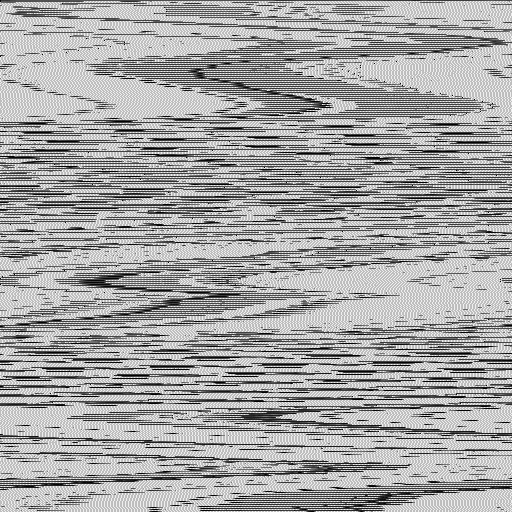
#> input picture source_code/peppers.pgm, 512 x 512 px, found by its file name
$ python test.py
#> lines starting #> are read from the running program, lines starting #| are printed output that depends on the picture; long printed decimals are rounded
from PIL import Image  # Import Image from Pillow mudule
import numpy as np  # Import Numpy
import time
import pdb
import matplotlib.pyplot as plt

test_image = 'Assets/Sample/peppers.pgm'


def save_img(img, name='test'):
    fig = plt.figure()
    plt.imshow(img)
    fig.savefig(f'{name}.png', dpi=300)


# [49 lines left out: function make_summary_figure, not called in this run]


def original_generate_location_map(img, msb):
    """RRBE Schema: Process Image to reserve room for data hiding"""
    h, w = img.shape

    # Generate template
    template = ((1 << msb) - 1) << (8 - msb)

    # Create location map
    lm = np.zeros_like(img, dtype='uint8')

    # Image processing
    for i in range(h):
        for j in range(w):
            if i == 0 and j == 0:
                # Mark the first pixel in the location map: "1"
                lm[i, j] = 1
                mark = img[i, j]
                continue
            # MSB doesn't match
            if img[i, j] & template != mark & template:
                # Mark the pixels in the location map: "1"
                lm[i, j] = 1
                mark = img[i, j]

    # Return location map
    return lm


def new_generate_location_map(img, msb):
    """RRBE Schema: Process Image to reserve room for data hiding"""
    h, w = img.shape

    # Create a 8-bit template of MSB 1s followed by MSB 0s
    mask = np.resize(np.array([((1 << msb) - 1) << (8 - msb)]), (h,))
    past_data = np.zeros_like(mask)

    # Create location map
    lm = np.zeros_like(img, dtype='uint8')

    # Set initial condition
    lm[:, 0] = 1
    past_data = img[:, 0]

    # Image processing
    for i in range(1, w):
        msb_changed = (img[:, i] & mask != past_data & mask)
        past_data = np.where(msb_changed, img[:, i], past_data)
        lm[msb_changed, i] = 1

    return lm


def generate_best_location_map(
        img: np.ndarray,
        msb: np.ndarray = np.array([2, 3, 4, 5, 6, 7])
):
    h, w = img.shape
    msbs = msb.shape[0]

    # Expand image to account for multiple location maps
    e_img = np.expand_dims(img, axis=0)

    # Create a 8-bit template of MSB 1s followed by MSB 0s
    scalar_mask = ((1 << msb) - 1) << (8 - msb)
    mask = np.resize(scalar_mask, (h, msbs)).T
    past_data = np.zeros_like(mask)

    # Create location map
    lms = np.zeros((msbs, h, w), dtype='uint8')

    # Set initial condition
    lms[..., 0] = 1
    past_data[..., :] = e_img[..., 0]

    # Image processing
    for i in range(1, w):
        msb_changed = (e_img[..., i] & mask != past_data & mask)
        past_data = np.where(msb_changed, e_img[..., i], past_data)
        lms[msb_changed, i] = 1

    return lms


def calculate_bpp(lm, msb):
    # Determining the size of the location map
    h, w = lm.shape

    # Calculating the bbp
    bpp = (msb / (h * w)) * np.sum(lm == 0)  # Calculate the Payload
    return bpp


def get_best_lm(lms, msb):
    _, h, w = lms.shape

    # Calculate the bpp for all and select the best
    bpps = (msb / (h * w)) * np.sum(lms == 0, axis=(1, 2))

    max_msb_index = np.argmax(bpps)

    max_bpp = bpps[max_msb_index]
    max_msb = msb[max_msb_index]
    max_lm = lms[max_msb_index]

    return max_msb, max_lm, max_bpp


if __name__ == '__main__':

    # Loading image
    img = np.array(Image.open(test_image))
#> img is the input picture: shape (512, 512); min 0, max 239, mean 165.6

    # Trim the image to ease debugging
    # img = img[:5, :5]

    total_o_ms_diff = 0
    total_n_ms_diff = 0

    # For all possible values of msb
    # """
    for msb in [2, 3, 4, 5, 6, 7]:
        # Generate location maps
        tic = time.time()
        original_lm = original_generate_location_map(img, msb)
        toc = time.time()
        original_ms_diff = (toc - tic) * 1000
        total_o_ms_diff += original_ms_diff

        tic = time.time()
        new_lm = new_generate_location_map(img, msb)
        toc = time.time()
        new_ms_diff = (toc - tic) * 1000
        total_n_ms_diff += new_ms_diff

        save_img(original_lm, f'original_{msb}.png')
        save_img(new_lm, f'new_{msb}.png')

        # Calculate the bpp for both location maps
        original_bpp = calculate_bpp(original_lm, msb)
        new_bpp = calculate_bpp(new_lm, msb)

        # Reports the results
        print(f'msb={msb}')
        print(f'\tOriginal: bpp={original_bpp:.5f} time={original_ms_diff:.5f}')
        print(f'\t     New: bpp={new_bpp:.5f} time={new_ms_diff:.5f}')
#> this loop made 6 passes
#> (original_bpp, new_bpp) on passes 1 to 6: (0.947, 0.945), (1.36, 1.35), (1.67, 1.67), (1.84, 1.83), (1.88, 1.87), (0.291, 0.291)
#| 	Original: bpp=0.9467 time=1023.129
#| 	     New: bpp=0.945 time=18.769
#| 	Original: bpp=1.356 time=967.410
#| 	     New: bpp=1.353 time=18.247
#| 	Original: bpp=1.671 time=1236.515
#| 	     New: bpp=1.668 time=21.113
#| 	Original: bpp=1.838 time=1680.488
#| 	     New: bpp=1.834 time=22.294
#| 	Original: bpp=1.876 time=1034.331
#| 	     New: bpp=1.872 time=10.674
#> (further printed lines are left out)
#> pass 1, `original_lm = original_generate_location_map(img, msb)`:
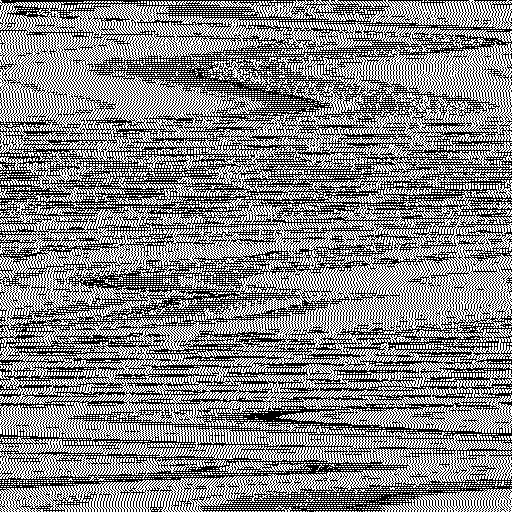
#> original_lm: shape (512, 512); values 0 (black) and 1 (white), 52.7% white; black in thin lines or dots
#> pass 1, `new_lm = new_generate_location_map(img, msb)`:
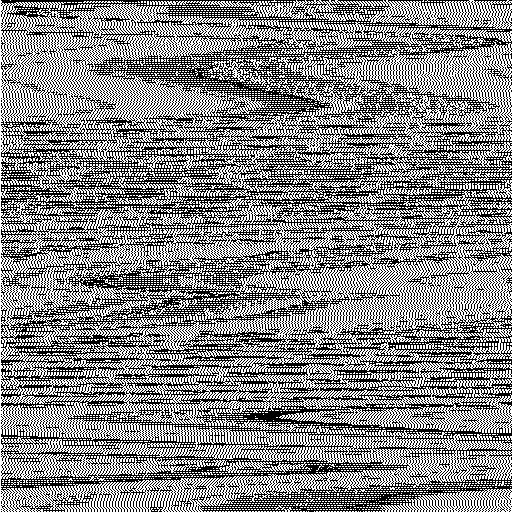
#> new_lm: shape (512, 512); values 0 (black) and 1 (white), 52.7% white; black in thin lines or dots
#> pass 2, `new_lm = new_generate_location_map(img, msb)`:
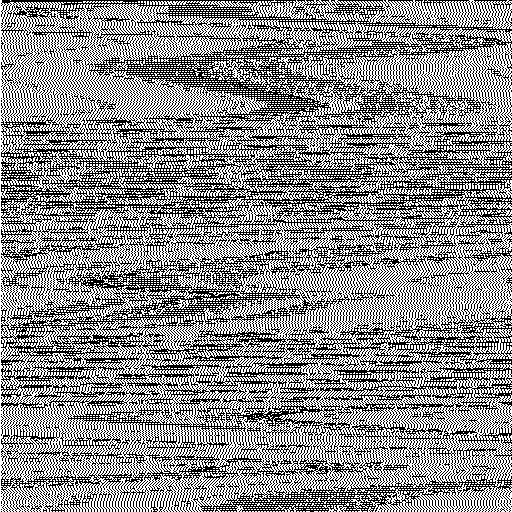
#> new_lm: shape (512, 512); values 0 (black) and 1 (white), 54.9% white; black in thin lines or dots
#> after the loop:
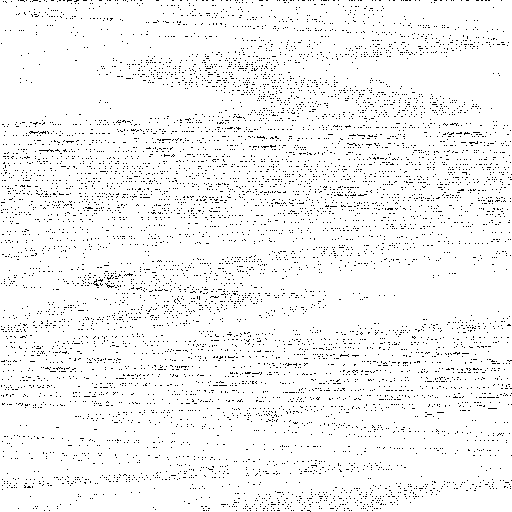
#> new_lm: shape (512, 512); values 0 (black) and 1 (white), 95.8% white; black in thin lines or dots
#> after the loop, total_n_ms_diff = 108.4; total_o_ms_diff = 6956.1
    # """

    print("\nOptimized best location map retrival")
    msb = np.array([2, 3, 4, 5, 6, 7])
    tic = time.time()
    lms = generate_best_location_map(img, msb)
    toc = time.time()
    all_n_ms_diff = (toc - tic) * 1000

    best_msb, best_lm, best_bpp = get_best_lm(lms, msb)
#> in get_best_lm, `bpps = (msb / (h * w)) * np.sum(lms == 0, axis=(1, 2))`: bpps = [0.945, 1.35, 1.67, 1.83, 1.87, 0.291]
#> in get_best_lm, `max_msb_index = np.argmax(bpps)`: max_msb_index = 4
#> in get_best_lm, `max_bpp = bpps[max_msb_index]`: max_bpp = 1.87
#> in get_best_lm, `max_msb = msb[max_msb_index]`: max_msb = 6
#> in get_best_lm, `max_lm = lms[max_msb_index]`:
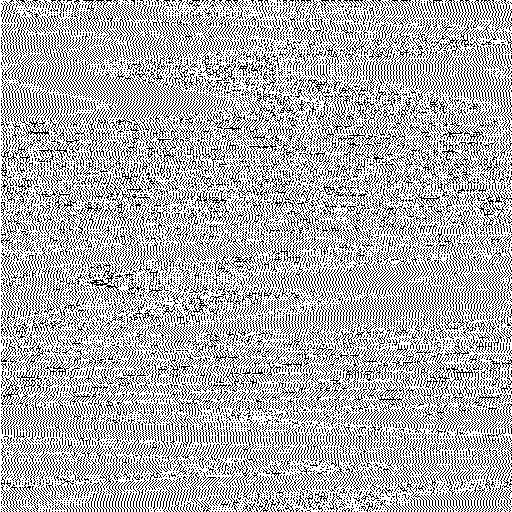
#> max_lm: shape (512, 512); values 0 (black) and 1 (white), 68.8% white; black in thin lines or dots
#> best_msb = 6; best_bpp = 1.87
    print(f'Best msb = {best_msb} with bpp = {best_bpp:.5f}')
#| Best msb = 6 with bpp = 1.872

    print("\nComparision of all methods:")
    print(f"Total Original time: {total_o_ms_diff:.5f}")
#| Total Original time: 6956.057
    print(f"Total New      time: {total_n_ms_diff:.5f}")
#| Total New      time: 108.438
    print(f"Total New++    time: {all_n_ms_diff:.5f}")
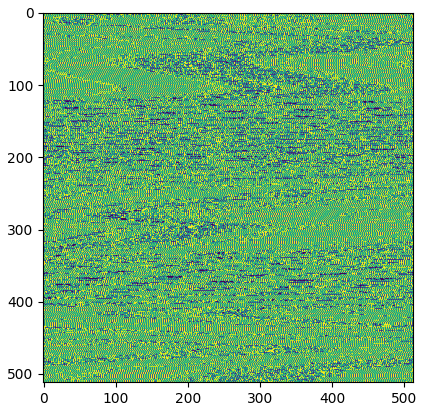
#> figure drawn by matplotlib, 1 panel
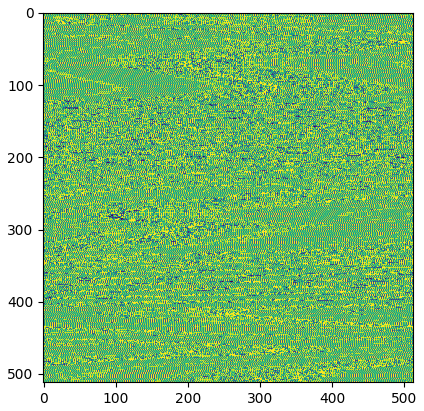
#> figure drawn by matplotlib, 1 panel
